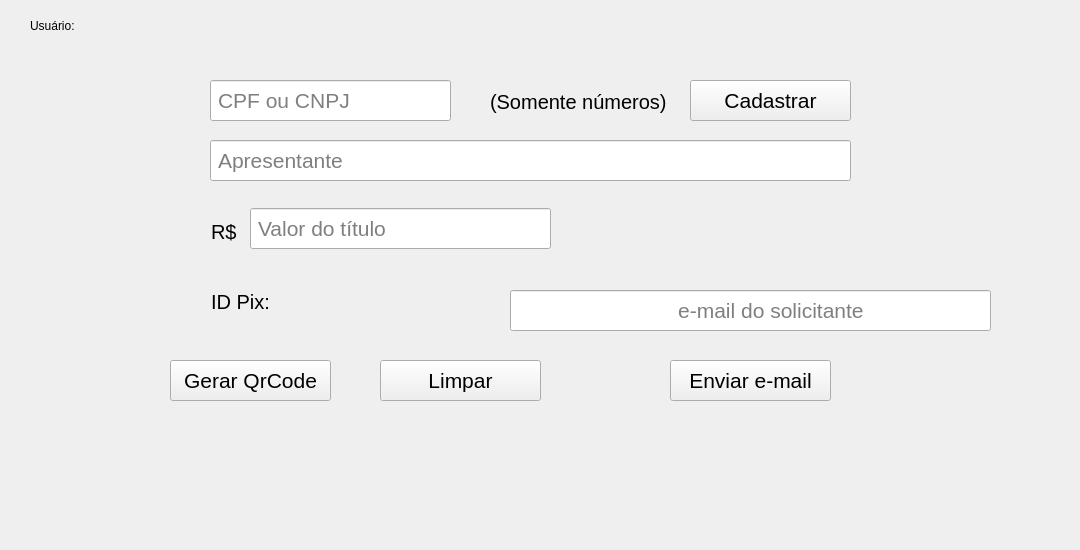
          <widget class="QWidget" name="page_gerar">
           <property name="styleSheet">
            <string notr="true"/>
           </property>
           <widget class="QLineEdit" name="campo_apresentante">
            <property name="geometry">
             <rect>
              <x>210</x>
              <y>140</y>
              <width>641</width>
              <height>41</height>
             </rect>
            </property>
            <property name="font">
             <font>
              <family>MS Shell Dlg 2</family>
              <pointsize>16</pointsize>
              <weight>50</weight>
              <italic>false</italic>
              <bold>false</bold>
             </font>
            </property>
            <property name="styleSheet">
             <string notr="true">padding: 5px;</string>
            </property>
            <property name="maxLength">
             <number>45</number>
            </property>
            <property name="placeholderText">
             <string>Apresentante</string>
            </property>
            <property name="clearButtonEnabled">
             <bool>true</bool>
            </property>
           </widget>
           <widget class="QLineEdit" name="campo_valor">
            <property name="geometry">
             <rect>
              <x>250</x>
              <y>208</y>
              <width>301</width>
              <height>41</height>
             </rect>
            </property>
            <property name="font">
             <font>
              <family>MS Shell Dlg 2</family>
              <pointsize>16</pointsize>
              <weight>50</weight>
              <italic>false</italic>
              <bold>false</bold>
             </font>
            </property>
            <property name="styleSheet">
             <string notr="true">padding: 5px;</string>
            </property>
            <property name="inputMask">
             <string/>
            </property>
            <property name="text">
             <string/>
            </property>
            <property name="maxLength">
             <number>32767</number>
            </property>
            <property name="cursorPosition">
             <number>0</number>
            </property>
            <property name="placeholderText">
             <string>Valor do título</string>
            </property>
            <property name="clearButtonEnabled">
             <bool>true</bool>
            </property>
           </widget>
           <widget class="QLabel" name="txt_id_pix">
            <property name="geometry">
             <rect>
              <x>201</x>
              <y>280</y>
              <width>251</width>
              <height>43</height>
             </rect>
            </property>
            <property name="font">
             <font>
              <family>MS Shell Dlg 2</family>
              <pointsize>15</pointsize>
              <weight>50</weight>
              <italic>false</italic>
              <bold>false</bold>
             </font>
            </property>
            <property name="styleSheet">
             <string notr="true">background-color: transparent;
padding: 5px;</string>
            </property>
            <property name="text">
             <string>ID Pix: </string>
            </property>
           </widget>
           <widget class="QLabel" name="txt_moeda">
            <property name="geometry">
             <rect>
              <x>201</x>
              <y>210</y>
              <width>55</width>
              <height>43</height>
             </rect>
            </property>
            <property name="font">
             <font>
              <family>MS Shell Dlg 2</family>
              <pointsize>15</pointsize>
              <weight>50</weight>
              <italic>false</italic>
              <bold>false</bold>
             </font>
            </property>
            <property name="styleSheet">
             <string notr="true">background-color: transparent;
padding: 5px;</string>
            </property>
            <property name="text">
             <string>R$</string>
            </property>
           </widget>
           <widget class="QPushButton" name="btn_gerar_qrcode">
            <property name="geometry">
             <rect>
              <x>170</x>
              <y>360</y>
              <width>161</width>
              <height>41</height>
             </rect>
            </property>
            <property name="font">
             <font>
              <pointsize>16</pointsize>
             </font>
            </property>
            <property name="styleSheet">
             <string notr="true"/>
            </property>
            <property name="text">
             <string>Gerar QrCode</string>
            </property>
           </widget>
           <widget class="QPushButton" name="btn_limpar_campos">
            <property name="geometry">
             <rect>
              <x>380</x>
              <y>360</y>
              <width>161</width>
              <height>41</height>
             </rect>
            </property>
            <property name="font">
             <font>
              <pointsize>16</pointsize>
             </font>
            </property>
            <property name="styleSheet">
             <string notr="true"/>
            </property>
            <property name="text">
             <string>Limpar</string>
            </property>
           </widget>
           <widget class="QLabel" name="campo_usuario_atual">
            <property name="geometry">
             <rect>
              <x>30</x>
              <y>10</y>
              <width>531</width>
              <height>31</height>
             </rect>
            </property>
            <property name="styleSheet">
             <string notr="true">font: 15pt &quot;MS Shell Dlg 2&quot;;
background: transparent;</string>
            </property>
            <property name="text">
             <string>Usuário:</string>
            </property>
           </widget>
           <widget class="QLabel" name="forma_3">
            <property name="geometry">
             <rect>
              <x>400</x>
              <y>-80</y>
              <width>671</width>
              <height>541</height>
             </rect>
            </property>
            <property name="styleSheet">
             <string notr="true">font: 600pt &quot;Wingdings 3&quot;;
color: rgba(248, 248, 248, 10);
background: transparent;
</string>
            </property>
            <property name="text">
             <string>y</string>
            </property>
           </widget>
           <widget class="QLabel" name="forma_4">
            <property name="geometry">
             <rect>
              <x>-60</x>
              <y>-10</y>
              <width>611</width>
              <height>471</height>
             </rect>
            </property>
            <property name="styleSheet">
             <string notr="true">font: 700pt &quot;Wingdings 3&quot;;
color: rgba(248, 248, 248, 10);
background: transparent;
</string>
            </property>
            <property name="text">
             <string>z</string>
            </property>
           </widget>
           <widget class="QLabel" name="forma_1">
            <property name="geometry">
             <rect>
              <x>19</x>
              <y>0</y>
              <width>971</width>
              <height>541</height>
             </rect>
            </property>
            <property name="styleSheet">
             <string notr="true">font: 57 300pt &quot;Marlett&quot;;
color: rgba(248, 248, 248, 3);</string>
            </property>
            <property name="text">
             <string>y</string>
            </property>
           </widget>
           <widget class="QLabel" name="forma_2">
            <property name="geometry">
             <rect>
              <x>410</x>
              <y>-170</y>
              <width>501</width>
              <height>411</height>
             </rect>
            </property>
            <property name="styleSheet">
             <string notr="true">font: 57 500pt &quot;Marlett&quot;;
color: rgba(248, 248, 248, 3);
background: transparent;</string>
            </property>
            <property name="text">
             <string>a</string>
            </property>
           </widget>
           <widget class="QLineEdit" name="campo_cpf_apresentante">
            <property name="geometry">
             <rect>
              <x>210</x>
              <y>80</y>
              <width>241</width>
              <height>41</height>
             </rect>
            </property>
            <property name="font">
             <font>
              <family>MS Shell Dlg 2</family>
              <pointsize>16</pointsize>
              <weight>50</weight>
              <italic>false</italic>
              <bold>false</bold>
             </font>
            </property>
            <property name="autoFillBackground">
             <bool>false</bool>
            </property>
            <property name="styleSheet">
             <string notr="true">padding: 5px;</string>
            </property>
            <property name="inputMask">
             <string/>
            </property>
            <property name="text">
             <string/>
            </property>
            <property name="maxLength">
             <number>14</number>
            </property>
            <property name="placeholderText">
             <string>CPF ou CNPJ</string>
            </property>
            <property name="clearButtonEnabled">
             <bool>true</bool>
            </property>
           </widget>
           <widget class="QLabel" name="somente_numeros">
            <property name="geometry">
             <rect>
              <x>480</x>
              <y>80</y>
              <width>201</width>
              <height>43</height>
             </rect>
            </property>
            <property name="font">
             <font>
              <family>MS Shell Dlg 2</family>
              <pointsize>15</pointsize>
              <weight>50</weight>
              <italic>false</italic>
              <bold>false</bold>
             </font>
            </property>
            <property name="styleSheet">
             <string notr="true">background-color: transparent;
padding: 5px;</string>
            </property>
            <property name="text">
             <string>(Somente números)</string>
            </property>
           </widget>
           <widget class="QPushButton" name="btn_cadastrar_solicitante">
            <property name="geometry">
             <rect>
              <x>690</x>
              <y>80</y>
              <width>161</width>
              <height>41</height>
             </rect>
            </property>
            <property name="font">
             <font>
              <pointsize>16</pointsize>
             </font>
            </property>
            <property name="styleSheet">
             <string notr="true"/>
            </property>
            <property name="text">
             <string>Cadastrar</string>
            </property>
           </widget>
           <widget class="QPushButton" name="btn_enviar_email">
            <property name="geometry">
             <rect>
              <x>670</x>
              <y>360</y>
              <width>161</width>
              <height>41</height>
             </rect>
            </property>
            <property name="font">
             <font>
              <pointsize>16</pointsize>
             </font>
            </property>
            <property name="styleSheet">
             <string notr="true"/>
            </property>
            <property name="text">
             <string>Enviar e-mail</string>
            </property>
           </widget>
           <widget class="QLineEdit" name="campo_email_solicitante">
            <property name="geometry">
             <rect>
              <x>510</x>
              <y>290</y>
              <width>481</width>
              <height>41</height>
             </rect>
            </property>
            <property name="font">
             <font>
              <family>MS Shell Dlg 2</family>
              <pointsize>16</pointsize>
              <weight>50</weight>
              <italic>false</italic>
              <bold>false</bold>
             </font>
            </property>
            <property name="styleSheet">
             <string notr="true">padding: 5px;</string>
            </property>
            <property name="maxLength">
             <number>50</number>
            </property>
            <property name="alignment">
             <set>Qt::AlignCenter</set>
            </property>
            <property name="placeholderText">
             <string>       e-mail do solicitante</string>
            </property>
            <property name="clearButtonEnabled">
             <bool>true</bool>
            </property>
           </widget>
           <zorder>forma_1</zorder>
           <zorder>forma_4</zorder>
           <zorder>forma_3</zorder>
           <zorder>txt_id_pix</zorder>
           <zorder>btn_limpar_campos</zorder>
           <zorder>campo_usuario_atual</zorder>
           <zorder>btn_gerar_qrcode</zorder>
           <zorder>txt_moeda</zorder>
           <zorder>forma_2</zorder>
           <zorder>campo_valor</zorder>
           <zorder>campo_apresentante</zorder>
           <zorder>campo_cpf_apresentante</zorder>
           <zorder>somente_numeros</zorder>
           <zorder>btn_cadastrar_solicitante</zorder>
           <zorder>btn_enviar_email</zorder>
           <zorder>campo_email_solicitante</zorder>
          </widget>
